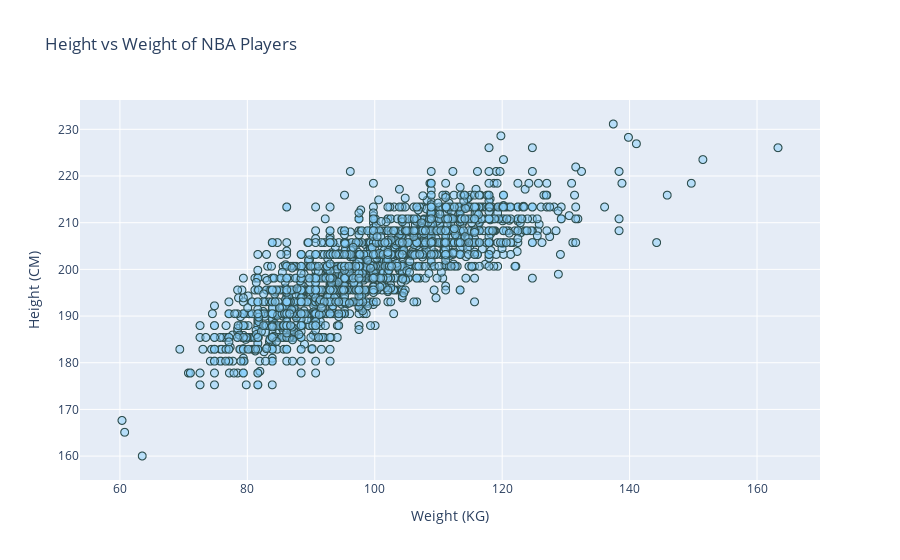

Notebook code cell kept with this figure:
### Markdown cell above
We can see that both, height and weight, are distributed normally in the NBA.

However, it is clear that NBA athletes stand out in terms of their height and weight when compared to regular adult males.

### Code cell
# Create interactive plot for height and weight
fig = px.scatter(height_weight, x='player_weight', y='player_height',
                 title='Height vs Weight of NBA Players',
                 labels={'player_weight': 'Weight (KG)', 'player_height': 'Height (CM)'},
                 hover_name='player_name',
                 hover_data={'player_weight': True, 'player_height': True},)

fig.update_traces(marker=dict(size=8, color='rgba(135, 206, 250, 0.5)', line=dict(width=1, color='DarkSlateGrey')),
                  selector=dict(mode='markers'))

fig.show()

### Figure 1 — Plotly figure (JSON) as saved in the notebook; plotly's stock layout.template omitted (floating-point values rounded to 4 significant figures; data arrays with more than 128 entries replaced by an {"elided": "..."} marker saying what was removed)
{"data": [{"hovertemplate": "<b>%{hovertext}</b><br><br>Weight (KG)=%{x}<br>Height (CM)=%{y}<extra></extra>", "hovertext": {"elided": "2551 str values"}, "legendgroup": "", "marker": {"color": "rgba(135, 206, 250, 0.5)", "line": {"color": "DarkSlateGrey", "width": 1}, "size": 8, "symbol": "circle"}, "mode": "markers", "name": "", "showlegend": false, "type": "scattergl", "x": {"elided": "2551 float values"}, "xaxis": "x", "y": {"elided": "2551 float values"}, "yaxis": "y"}], "layout": {"legend": {"tracegroupgap": 0}, "title": {"text": "Height vs Weight of NBA Players"}, "xaxis": {"anchor": "y", "domain": [0, 1], "title": {"text": "Weight (KG)"}}, "yaxis": {"anchor": "x", "domain": [0, 1], "title": {"text": "Height (CM)"}}}}
